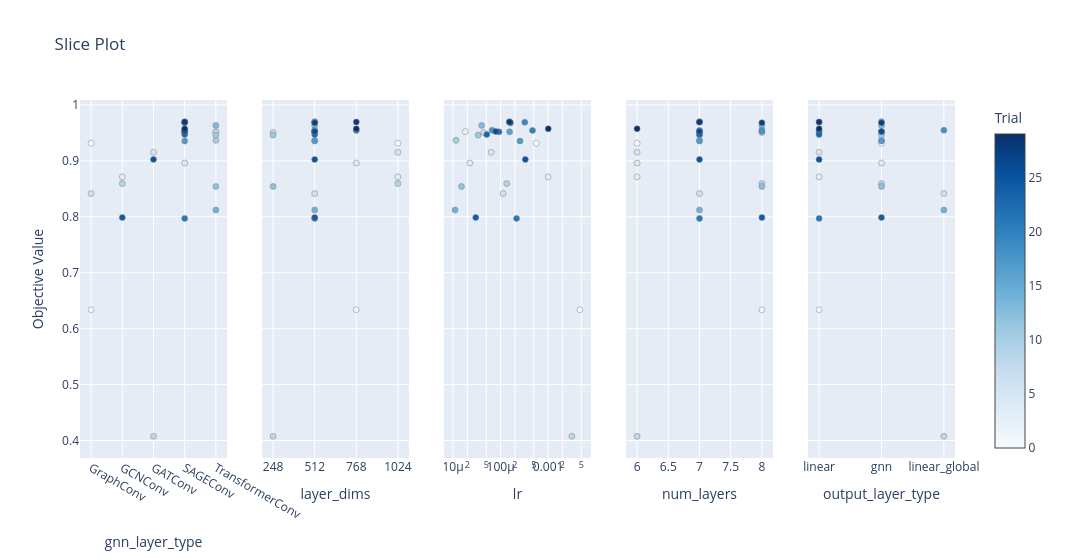

The notebook cell saved with this chart:
### Code cell
if use_optuna:
    best_params = study.best_params
    display(optuna.visualization.plot_slice(study, params=study_parameters))

### Figure 1 — Plotly figure (JSON) as saved in the notebook; plotly's stock layout.template omitted (floating-point values rounded to 4 significant figures)
{"data": [{"marker": {"color": [0, 1, 2, 3, 4, 5, 6, 7, 8, 9, 10, 11, 12, 13, 14, 15, 16, 17, 18, 19, 20, 21, 22, 23, 24, 25, 26, 27, 28, 29], "colorbar": {"title": {"text": "Trial"}, "x": 1, "xpad": 40}, "colorscale": [[0, "rgb(247,251,255)"], [0.125, "rgb(222,235,247)"], [0.25, "rgb(198,219,239)"], [0.375, "rgb(158,202,225)"], [0.5, "rgb(107,174,214)"], [0.625, "rgb(66,146,198)"], [0.75, "rgb(33,113,181)"], [0.875, "rgb(8,81,156)"], [1, "rgb(8,48,107)"]], "line": {"color": "Grey", "width": 0.5}, "showscale": true}, "mode": "markers", "showlegend": false, "type": "scatter", "x": ["GraphConv", "GraphConv", "TransformerConv", "GCNConv", "SAGEConv", "GATConv", "GraphConv", "TransformerConv", "GATConv", "GCNConv", "TransformerConv", "TransformerConv", "TransformerConv", "TransformerConv", "TransformerConv", "SAGEConv", "SAGEConv", "SAGEConv", "SAGEConv", "SAGEConv", "SAGEConv", "SAGEConv", "SAGEConv", "SAGEConv", "GCNConv", "GATConv", "SAGEConv", "SAGEConv", "SAGEConv", "SAGEConv"], "xaxis": "x", "y": [0.9315, 0.6337, 0.9522, 0.8713, 0.896, 0.9152, 0.8414, 0.9507, 0.4075, 0.8593, 0.9365, 0.9459, 0.8542, 0.9633, 0.8121, 0.97, 0.9519, 0.9353, 0.9547, 0.9689, 0.9543, 0.7971, 0.9517, 0.9471, 0.7986, 0.9025, 0.9525, 0.968, 0.9694, 0.9572], "yaxis": "y"}, {"marker": {"color": [0, 1, 2, 3, 4, 5, 6, 7, 8, 9, 10, 11, 12, 13, 14, 15, 16, 17, 18, 19, 20, 21, 22, 23, 24, 25, 26, 27, 28, 29], "colorbar": {"title": {"text": "Trial"}, "x": 1, "xpad": 40}, "colorscale": [[0, "rgb(247,251,255)"], [0.125, "rgb(222,235,247)"], [0.25, "rgb(198,219,239)"], [0.375, "rgb(158,202,225)"], [0.5, "rgb(107,174,214)"], [0.625, "rgb(66,146,198)"], [0.75, "rgb(33,113,181)"], [0.875, "rgb(8,81,156)"], [1, "rgb(8,48,107)"]], "line": {"color": "Grey", "width": 0.5}, "showscale": false}, "mode": "markers", "showlegend": false, "type": "scatter", "x": [1024, 768, 512, 1024, 768, 1024, 512, 248, 248, 1024, 512, 248, 248, 512, 512, 512, 512, 512, 512, 512, 768, 512, 512, 512, 512, 512, 512, 512, 768, 768], "xaxis": "x2", "y": [0.9315, 0.6337, 0.9522, 0.8713, 0.896, 0.9152, 0.8414, 0.9507, 0.4075, 0.8593, 0.9365, 0.9459, 0.8542, 0.9633, 0.8121, 0.97, 0.9519, 0.9353, 0.9547, 0.9689, 0.9543, 0.7971, 0.9517, 0.9471, 0.7986, 0.9025, 0.9525, 0.968, 0.9694, 0.9572], "yaxis": "y2"}, {"marker": {"color": [0, 1, 2, 3, 4, 5, 6, 7, 8, 9, 10, 11, 12, 13, 14, 15, 16, 17, 18, 19, 20, 21, 22, 23, 24, 25, 26, 27, 28, 29], "colorbar": {"title": {"text": "Trial"}, "x": 1, "xpad": 40}, "colorscale": [[0, "rgb(247,251,255)"], [0.125, "rgb(222,235,247)"], [0.25, "rgb(198,219,239)"], [0.375, "rgb(158,202,225)"], [0.5, "rgb(107,174,214)"], [0.625, "rgb(66,146,198)"], [0.75, "rgb(33,113,181)"], [0.875, "rgb(8,81,156)"], [1, "rgb(8,48,107)"]], "line": {"color": "Grey", "width": 0.5}, "showscale": false}, "mode": "markers", "showlegend": false, "type": "scatter", "x": [0.000563, 0.004681, 1.81e-05, 0.001005, 2.245e-05, 6.359e-05, 0.0001131, 4.392e-05, 0.003166, 0.0001349, 1.157e-05, 3.364e-05, 1.504e-05, 4.006e-05, 1.104e-05, 0.0001549, 0.000155, 0.000257, 6.663e-05, 0.0003234, 0.0004706, 0.0002171, 9.264e-05, 5.132e-05, 3.005e-05, 0.000332, 7.918e-05, 0.000161, 0.0001537, 0.001009], "xaxis": "x3", "y": [0.9315, 0.6337, 0.9522, 0.8713, 0.896, 0.9152, 0.8414, 0.9507, 0.4075, 0.8593, 0.9365, 0.9459, 0.8542, 0.9633, 0.8121, 0.97, 0.9519, 0.9353, 0.9547, 0.9689, 0.9543, 0.7971, 0.9517, 0.9471, 0.7986, 0.9025, 0.9525, 0.968, 0.9694, 0.9572], "yaxis": "y3"}, {"marker": {"color": [0, 1, 2, 3, 4, 5, 6, 7, 8, 9, 10, 11, 12, 13, 14, 15, 16, 17, 18, 19, 20, 21, 22, 23, 24, 25, 26, 27, 28, 29], "colorbar": {"title": {"text": "Trial"}, "x": 1, "xpad": 40}, "colorscale": [[0, "rgb(247,251,255)"], [0.125, "rgb(222,235,247)"], [0.25, "rgb(198,219,239)"], [0.375, "rgb(158,202,225)"], [0.5, "rgb(107,174,214)"], [0.625, "rgb(66,146,198)"], [0.75, "rgb(33,113,181)"], [0.875, "rgb(8,81,156)"], [1, "rgb(8,48,107)"]], "line": {"color": "Grey", "width": 0.5}, "showscale": false}, "mode": "markers", "showlegend": false, "type": "scatter", "x": [6, 8, 7, 6, 6, 6, 7, 8, 6, 8, 7, 7, 8, 8, 7, 7, 8, 7, 8, 7, 7, 7, 7, 7, 8, 7, 7, 8, 7, 6], "xaxis": "x4", "y": [0.9315, 0.6337, 0.9522, 0.8713, 0.896, 0.9152, 0.8414, 0.9507, 0.4075, 0.8593, 0.9365, 0.9459, 0.8542, 0.9633, 0.8121, 0.97, 0.9519, 0.9353, 0.9547, 0.9689, 0.9543, 0.7971, 0.9517, 0.9471, 0.7986, 0.9025, 0.9525, 0.968, 0.9694, 0.9572], "yaxis": "y4"}, {"marker": {"color": [0, 1, 2, 3, 4, 5, 6, 7, 8, 9, 10, 11, 12, 13, 14, 15, 16, 17, 18, 19, 20, 21, 22, 23, 24, 25, 26, 27, 28, 29], "colorbar": {"title": {"text": "Trial"}, "x": 1, "xpad": 40}, "colorscale": [[0, "rgb(247,251,255)"], [0.125, "rgb(222,235,247)"], [0.25, "rgb(198,219,239)"], [0.375, "rgb(158,202,225)"], [0.5, "rgb(107,174,214)"], [0.625, "rgb(66,146,198)"], [0.75, "rgb(33,113,181)"], [0.875, "rgb(8,81,156)"], [1, "rgb(8,48,107)"]], "line": {"color": "Grey", "width": 0.5}, "showscale": false}, "mode": "markers", "showlegend": false, "type": "scatter", "x": ["gnn", "linear", "gnn", "linear", "gnn", "linear", "linear_global", "gnn", "linear_global", "gnn", "gnn", "gnn", "gnn", "gnn", "linear_global", "gnn", "gnn", "gnn", "linear_global", "linear", "linear", "linear", "linear", "linear", "gnn", "linear", "gnn", "gnn", "linear", "linear"], "xaxis": "x5", "y": [0.9315, 0.6337, 0.9522, 0.8713, 0.896, 0.9152, 0.8414, 0.9507, 0.4075, 0.8593, 0.9365, 0.9459, 0.8542, 0.9633, 0.8121, 0.97, 0.9519, 0.9353, 0.9547, 0.9689, 0.9543, 0.7971, 0.9517, 0.9471, 0.7986, 0.9025, 0.9525, 0.968, 0.9694, 0.9572], "yaxis": "y5"}], "layout": {"title": {"text": "Slice Plot"}, "width": 1500, "xaxis": {"anchor": "y", "categoryarray": ["GraphConv", "GCNConv", "GATConv", "SAGEConv", "TransformerConv"], "categoryorder": "array", "domain": [0, 0.168], "title": {"text": "gnn_layer_type"}, "type": "category"}, "xaxis2": {"anchor": "y2", "categoryarray": [248, 512, 768, 1024], "categoryorder": "array", "domain": [0.208, 0.376], "title": {"text": "layer_dims"}, "type": "category"}, "xaxis3": {"anchor": "y3", "domain": [0.416, 0.584], "title": {"text": "lr"}, "type": "log"}, "xaxis4": {"anchor": "y4", "domain": [0.624, 0.792], "title": {"text": "num_layers"}}, "xaxis5": {"anchor": "y5", "categoryarray": ["linear", "gnn", "linear_global"], "categoryorder": "array", "domain": [0.832, 1], "title": {"text": "output_layer_type"}, "type": "category"}, "yaxis": {"anchor": "x", "domain": [0, 1], "title": {"text": "Objective Value"}}, "yaxis2": {"anchor": "x2", "domain": [0, 1], "matches": "y", "showticklabels": false}, "yaxis3": {"anchor": "x3", "domain": [0, 1], "matches": "y", "showticklabels": false}, "yaxis4": {"anchor": "x4", "domain": [0, 1], "matches": "y", "showticklabels": false}, "yaxis5": {"anchor": "x5", "domain": [0, 1], "matches": "y", "showticklabels": false}}}
